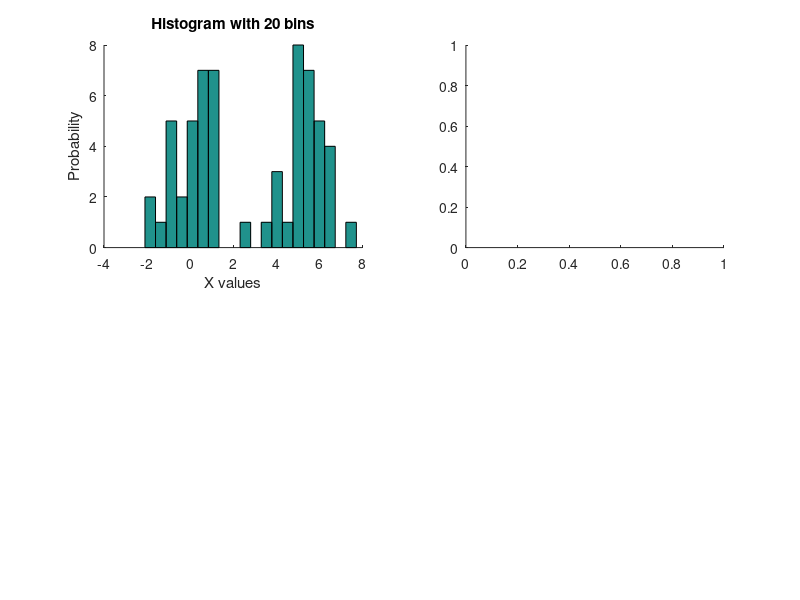

Write MATLAB code to recreate this figure. (Note: this script raises an error after producing the figure.)
% Q5

x = [randn(30, 1); 5 + randn(30, 1)];

subplot(2, 2, 1);
hold on;
hist(x, 20);
title('Histogram with 20 bins');
xlabel('X values');
ylabel('Probability');
hold off;

% Demo the results
subplot(2, 2, 2);
yyaxis left;
hist(x, 20);
yyaxis right;

% Create the kernel density estimators

% Default kernel width
[K1, k1x, bw1] = ksdensity(x);

% Half of the default kernel width
[K2, k2x, bw2] = ksdensity(x, 'width', bw1/2);

hold on;
plot(k1x, K1, 'r');
plot(k2x, K2, 'g');

title('K1 and K2 kernel densities');
legend('Data', 'K1', 'K2');
hold off;

% Generate 100 random datapoints between that covers the range of data in x 
x_points = min(x):((max(x)-min(x))/99):max(x);

% Calculate the Guassian mixed model
mixed = K1/2 + K2/2;

subplot(2, 2, 3);
hold on;
yyaxis left;
hist(x, 20);
yyaxis right;
plot (k1x, mixed, 'b');

title('Mixed Model');
legend('Data', 'Mixed model');
hold off;


subplot(2, 2, 4);
hold on;
hist(x, 20);
scatter(x_points, zeros(1, 100), 'r');

title('Test points');
legend('Data', 'Test points');
hold off;

% Do the calculations
KL(mixed, x, x_points)
KL(mixed, K1, x_points)
KL(mixed, K2, x_points)

%
% Calculate the KL Divergence
%
function result = KL(p, q, x)
    % Convert both to pdfs
    px = normpdf(x, mean(p), std(p));
    qx = normpdf(x, mean(q), std(q));
    result = sum(px * log(px/qx));
end
